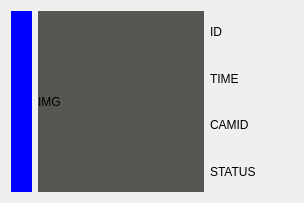
<?xml version="1.0" encoding="UTF-8"?>
<ui version="4.0">
 <class>LAB</class>
 <widget class="QWidget" name="LAB">
  <property name="geometry">
   <rect>
    <x>0</x>
    <y>0</y>
    <width>304</width>
    <height>203</height>
   </rect>
  </property>
  <property name="windowTitle">
   <string>Form</string>
  </property>
  <layout class="QGridLayout" name="gridLayout">
   <item row="0" column="0">
    <layout class="QHBoxLayout" name="horizontalLayout" stretch="1,8,4">
     <item>
      <widget class="QLabel" name="label_WARN">
       <property name="styleSheet">
        <string notr="true">background-color: rgb(0, 0, 255);</string>
       </property>
       <property name="text">
        <string/>
       </property>
      </widget>
     </item>
     <item>
      <widget class="QLabel" name="label_IMG">
       <property name="styleSheet">
        <string notr="true">background-color: rgb(85, 87, 83);</string>
       </property>
       <property name="text">
        <string>IMG</string>
       </property>
      </widget>
     </item>
     <item>
      <layout class="QVBoxLayout" name="verticalLayout">
       <item>
        <widget class="QLabel" name="label_ID">
         <property name="text">
          <string>ID</string>
         </property>
        </widget>
       </item>
       <item>
        <widget class="QLabel" name="label_TIME">
         <property name="text">
          <string>TIME</string>
         </property>
        </widget>
       </item>
       <item>
        <widget class="QLabel" name="label_CAMID">
         <property name="text">
          <string>CAMID</string>
         </property>
        </widget>
       </item>
       <item>
        <widget class="QLabel" name="label_STATUS">
         <property name="text">
          <string>STATUS</string>
         </property>
        </widget>
       </item>
      </layout>
     </item>
    </layout>
   </item>
  </layout>
 </widget>
 <resources/>
 <connections/>
</ui>
